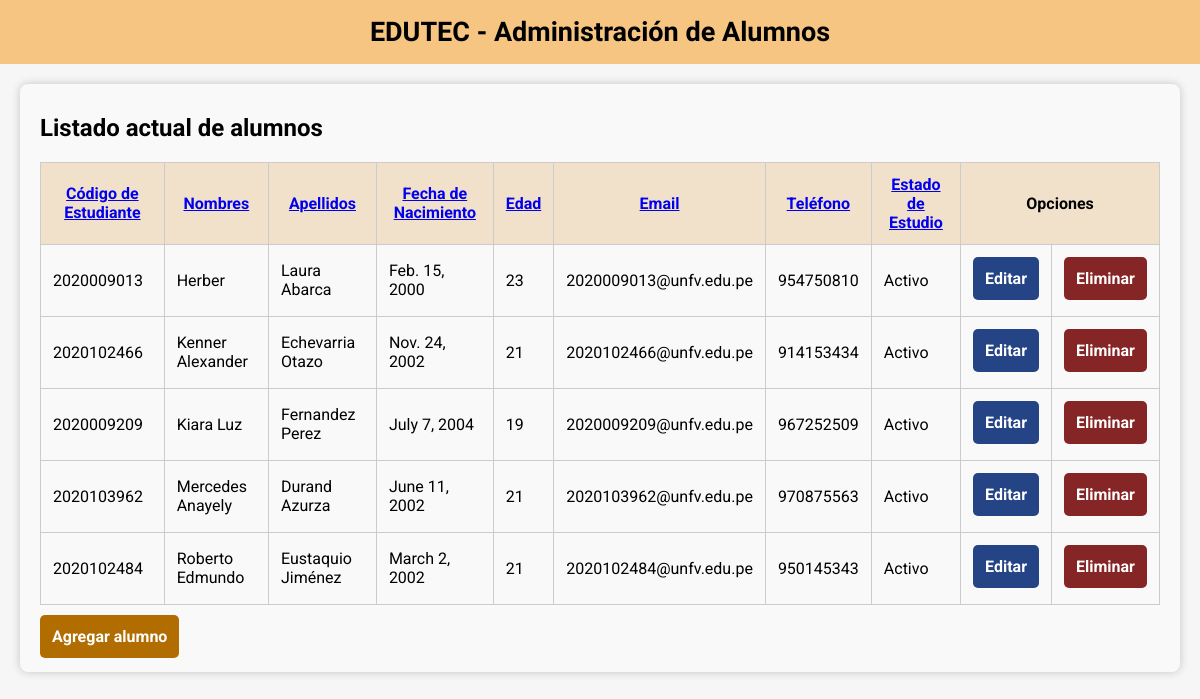
The page /?ordering=nombres on the database its author committed.
### app/models.py (models this page shows, shortened)
class Alumno(models.Model):
    codigo = models.CharField(max_length=15, primary_key=True)
    nombres = models.CharField(max_length=50)
    apellidos = models.CharField(max_length=50)
    fecha_nacimiento = models.DateField()
    edad = models.IntegerField()
    email = models.EmailField()
    telefono = models.CharField(max_length=15)
    estado_estudio = models.BooleanField(default=True)
    class Meta:
        db_table = "alumno"

### app/views.py (the view)
# urls.py: path('', views.listar, name='listar'),
def listar(request):
    ordering = request.GET.get('ordering', 'codigo')
    allowed_ordering = ['codigo', 'nombres', 'apellidos', 'fecha_nacimiento', 'edad', 'email', 'telefono', 'estado_estudio']
    if ordering not in allowed_ordering:
        ordering = 'codigo'
    alumnos = Alumno.objects.all().order_by(ordering)
    contexto = {'alumnos': alumnos, 'ordering': ordering}
    return render(request, 'listar.html', contexto)

### app/templates/listar.html (shortened to what this page needs)
{% extends 'index.html' %}
{% block principal %}
<div class="alumno-container">
    <h2>Listado actual de alumnos</h2>
    <table class="alumno-table">
        <thead>
            <tr>
                <th {% if ordering == 'codigo' %}class="active"{% endif %}><a href="?ordering=codigo">Código de Estudiante</a></th>
                <th {% if ordering == 'nombres' %}class="active"{% endif %}><a href="?ordering=nombres">Nombres</a></th>
                <th {% if ordering == 'apellidos' %}class="active"{% endif %}><a href="?ordering=apellidos">Apellidos</a></th>
                <th {% if ordering == 'fecha_nacimiento' %}class="active"{% endif %}><a href="?ordering=fecha_nacimiento">Fecha de Nacimiento</a></th>
                <th {% if ordering == 'edad' %}class="active"{% endif %}><a href="?ordering=edad">Edad</a></th>
                <th {% if ordering == 'email' %}class="active"{% endif %}><a href="?ordering=email">Email</a></th>
                <th {% if ordering == 'telefono' %}class="active"{% endif %}><a href="?ordering=telefono">Teléfono</a></th>
                <th {% if ordering == 'estado_estudio' %}class="active"{% endif %}><a href="?ordering=estado_estudio">Estado de Estudio</a></th>
                <th colspan="2">Opciones</th>
            </tr>
        </thead>
        <tbody>
            {% for alumno in alumnos %}
            <tr>
                <td>{{ alumno.codigo }}</td>
                <td>{{ alumno.nombres }}</td>
                <td>{{ alumno.apellidos }}</td>
                <td>{{ alumno.fecha_nacimiento }}</td>
                <td>{{ alumno.edad }}</td>
                <td>{{ alumno.email }}</td>
                <td>{{ alumno.telefono }}</td>
                <td>{% if alumno.estado_estudio %} Activo {% else %} Inactivo {% endif %}</td>
                <td><a href="editar/{{ alumno.codigo }}" class="btn btn-editar">Editar</a></td>
                <td><a href="eliminar/{{ alumno.codigo }}"
                        onclick="return confirm('¿Está seguro que quiere eliminar los datos del alumno?')"
                        class="btn btn-eliminar">Eliminar</a></td>
            </tr>
            {% endfor %}
        </tbody>
    </table>
    <a href="{% url 'agregar' %}" class="btn btn-agregar">Agregar alumno</a>
</div>
{% endblock %}

### app/static/styles/style.css (style rules this page uses)
body { margin: 0px; background-color: #f6f6f6; }
.alumno-container { margin: 20px; padding: 10px 20px; background-color: #f9f9f9; border-radius: 8px; box-shadow: 0 0 10px rgba(0, 0, 0, 0.2); }
.alumno-table { width: 100%; border-collapse: collapse; }
.alumno-table th, .alumno-table td { padding: 12px; text-align: left; border: 1px solid #ccc; }
.alumno-table thead tr td, .alumno-table th { font-weight: 700; text-align: center; font-weight: bold; background-color: rgb(241, 225, 202); }
.btn { padding: 12px; color: #fff; font-weight: bold; border-radius: 5px; text-decoration: none; display: inline-block; position: relative; border-radius: 5px; background-repeat: no-repeat; transition: all 0.1s ease-in-out; z-index: 1; overflow: hidden; cursor: pointer; border: none; }
.btn::before { content: ""; width: 0; height: 100%; position: absolute; top: 0; left: 0; z-index: -1; transition: width 200ms ease-in-out; display: inline-block; }
.btn-editar::before { background-color: #215bd8; }
.btn-eliminar::before { background-color: #d82121; }
.btn-agregar::before { background-color: #c6910b; }
.btn-editar { background-color: #254486; }
.btn-eliminar { background-color: #862525; }
.btn-agregar { margin-top: 10px; background-color: #b16d00; }

### rows shown on the page
Alumno: codigo "2020009013", nombres "Herber", apellidos "Laura Abarca", fecha_nacimiento "Feb. 15, 2000", edad "23", email "2020009013@unfv.edu.pe", telefono "954750810", estado_estudio "Activo"
Alumno: codigo "2020102466", nombres "Kenner Alexander", apellidos "Echevarria Otazo", fecha_nacimiento "Nov. 24, 2002", edad "21", email "2020102466@unfv.edu.pe", telefono "914153434", estado_estudio "Activo"
Alumno: codigo "2020009209", nombres "Kiara Luz", apellidos "Fernandez Perez", fecha_nacimiento "July 7, 2004", edad "19", email "2020009209@unfv.edu.pe", telefono "967252509", estado_estudio "Activo"
Alumno: codigo "2020103962", nombres "Mercedes Anayely", apellidos "Durand Azurza", fecha_nacimiento "June 11, 2002", edad "21", email "2020103962@unfv.edu.pe", telefono "970875563", estado_estudio "Activo"
Alumno: codigo "2020102484", nombres "Roberto Edmundo", apellidos "Eustaquio Jiménez", fecha_nacimiento "March 2, 2002", edad "21", email "2020102484@unfv.edu.pe", telefono "950145343", estado_estudio "Activo"
